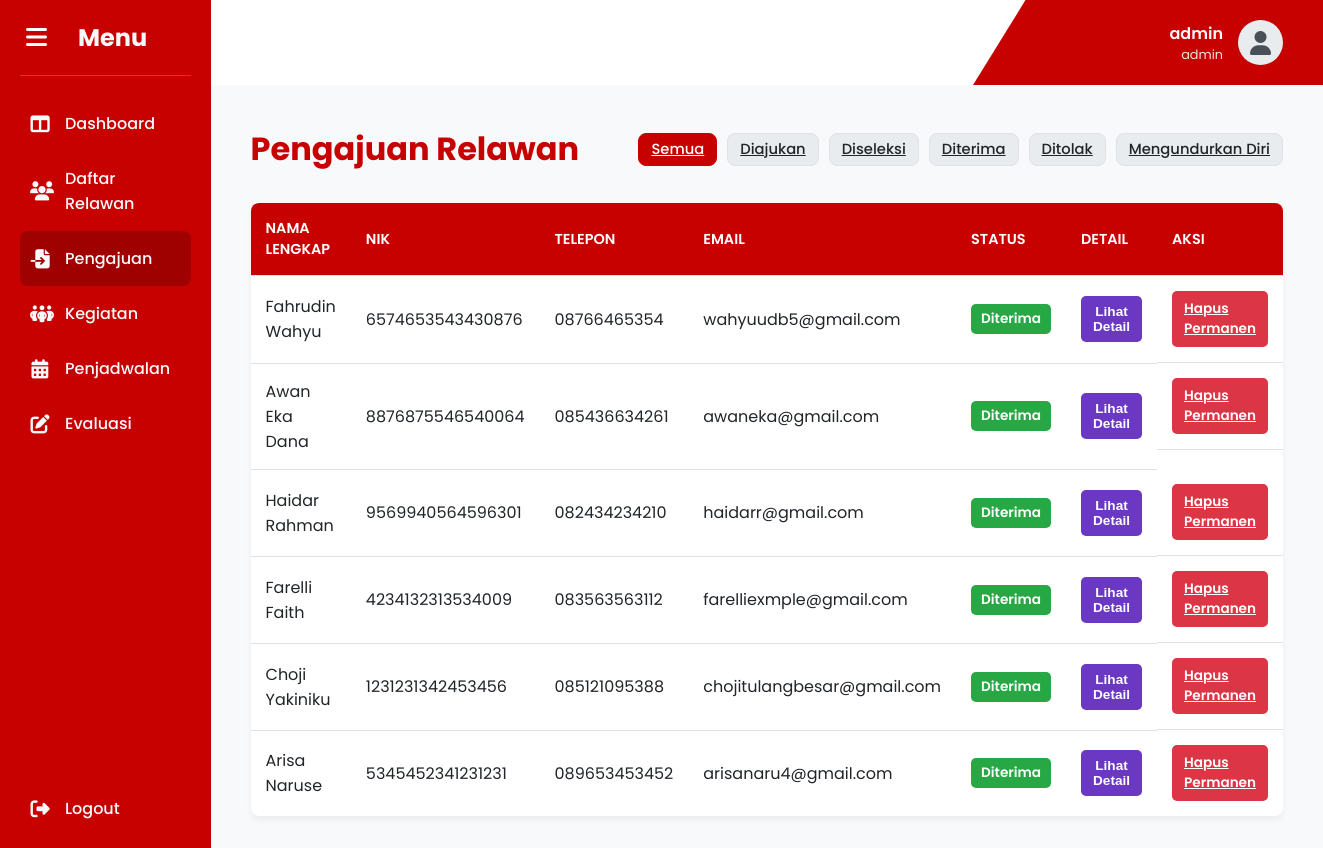
Screenshot of /pengajuan.php (signed in) with the database file from the repository.
### tables this page shows
CREATE TABLE `applicants` (
  `id` int(11) NOT NULL,
  `name` varchar(100) NOT NULL,
  `nik` varchar(20) NOT NULL,
  `email` varchar(100) NOT NULL,
  `address` text NOT NULL,
  `phone` varchar(20) NOT NULL,
  `education` varchar(50) NOT NULL,
  `availability` text NOT NULL,
  `document_name` varchar(255) DEFAULT NULL,
  `status` enum('diajukan','diseleksi','diterima','ditolak','mengundurkan_diri') NOT NULL DEFAULT 'diajukan',
  `role` enum('relawan','admin','koordinator') NOT NULL DEFAULT 'relawan',
  `rejection_reason` text DEFAULT NULL,
  `created_at` datetime DEFAULT current_timestamp()
);

### pengajuan.php (the view, shortened to what this page needs)
<?php
require_once 'config/db.php';
$status_filter = $_GET['filter'] ?? 'all';
$where = '';
$sql = "SELECT * FROM applicants $where ORDER BY id DESC";
$result = $conn->query($sql);
$applicants = $result->fetch_all(MYSQLI_ASSOC);
?>
<!DOCTYPE html>
<html lang="id">
<head>
    <link rel="stylesheet" href="https://cdnjs.cloudflare.com/ajax/libs/font-awesome/6.1.1/css/all.min.css">
</head>
<body>
    <div class="dashboard-container">
        <aside class="sidebar">
            <div class="sidebar-header">
                <button id="menu-toggle"><i class="fa-solid fa-bars"></i></button>
                <h2>Menu</h2>
            </div>
            <nav class="sidebar-nav">
                <ul>
                    <li><a href="dashboard-admin.php"><i class="fa-solid fa-table-columns nav-icon"></i><span>Dashboard</span></a></li>
                    <li><a href="daftar-relawan.php"><i class="fa-solid fa-users nav-icon"></i><span>Daftar Relawan</span></a></li>
                    <li class="active"><a href="pengajuan.php"><i class="fa-solid fa-file-import nav-icon"></i><span>Pengajuan</span></a>
                    </li>
                    <li><a href="kegiatan.php"><i class="fa-solid fa-people-group nav-icon"></i><span>Kegiatan</span></a></li>
                    <li><a href="penjadwalan.php"><i class="fa-solid fa-calendar-days nav-icon"></i><span>Penjadwalan</span></a></li>
                    <li><a href="evaluasi-main.php"><i class="fa-solid fa-pen-to-square nav-icon"></i><span>Evaluasi</span></a></li>
                </ul>
            </nav>
            <div class="sidebar-footer">
                <nav class="sidebar-nav">
                    <ul>
                        <li><a href="logout.php"><i class="fa-solid fa-right-from-bracket nav-icon"></i><span>Logout</span></a>
                        </li>
                    </ul>
                </nav>
            </div>
        </aside>
        <main class="main-content">
            <header class="main-header">
                <div class="header-shape"></div>
                <div class="user-profile">
                    <div class="user-info">
                        <div class="user-name"><?= htmlspecialchars($_SESSION['username']) ?></div>
                        <div class="user-email"><?= htmlspecialchars($_SESSION['email']) ?></div>
                    </div>
                    <div class="user-avatar">
                        <i class="fa-solid fa-user"></i>
                    </div>
                </div>
            </header>
            <section class="content-area">
                <div class="section-header">
                    <h2>Pengajuan Relawan</h2>
                    <div class="filter-buttons">
                        <a href="pengajuan.php?filter=all" class="filter-button<?= $status_filter=='all'?' active':'' ?>">Semua</a>
                        <a href="pengajuan.php?filter=diajukan" class="filter-button<?= $status_filter=='diajukan'?' active':'' ?>">Diajukan</a>
                        <a href="pengajuan.php?filter=diseleksi" class="filter-button<?= $status_filter=='diseleksi'?' active':'' ?>">Diseleksi</a>
                        <a href="pengajuan.php?filter=diterima" class="filter-button<?= $status_filter=='diterima'?' active':'' ?>">Diterima</a>
                        <a href="pengajuan.php?filter=ditolak" class="filter-button<?= $status_filter=='ditolak'?' active':'' ?>">Ditolak</a>
                        <a href="pengajuan.php?filter=mengundurkan_diri" class="filter-button<?= $status_filter=='mengundurkan_diri'?' active':'' ?>">Mengundurkan Diri</a>
                    </div>
                </div>
                <table class="data-table">
                    <thead>
                        <tr>
                            <th>Nama Lengkap</th>
                            <th>NIK</th>
                            <th>Telepon</th>
                            <th>Email</th>
                            <th>Status</th>
                            <th>Detail</th>
                            <th>Aksi</th>
                        </tr>
                    </thead>
                    <tbody>
                        <?php if (empty($applicants)): ?>
                            <tr><td colspan="7" class="empty-table-message">Tidak ada data pendaftar dengan status ini.</td></tr>
                        <?php else: foreach ($applicants as $a): ?>
                            <tr>
                                <td><?= htmlspecialchars($a['name']) ?></td>
                                <td><?= htmlspecialchars($a['nik']) ?></td>
                                <td><?= htmlspecialchars($a['phone']) ?></td>
                                <td><?= htmlspecialchars($a['email']) ?></td>
                                <td><span class="status-badge status-<?= htmlspecialchars($a['status']) ?>"><?= htmlspecialchars($a['status']) ?></span></td>
                                <td><button class="action-button button-detail" onclick="showDetail(<?= $a['id'] ?>)">Lihat Detail</button></td>
                                <td class="action-buttons-cell">
                                    <a href="?action=hapus&id=<?= $a['id'] ?>&filter=<?= urlencode($status_filter) ?>" class="action-button button-delete-permanent" onclick="return confirm('Hapus permanen?')">Hapus Permanen</a>
                                </td>
                            </tr>
                        <?php endforeach; endif; ?>
                    </tbody>
                </table>
            </section>
        </main>
    </div>
</body>
</html>

### pengajuan.php (style rules this page uses)
:root { --primary-red: #C70000; --bg-light: #F8F9FA; --text-dark: #212529; --text-light: #f8f9fa; --border-color: #dee2e6; --primary-color: #6A38C2; --primary-light: #F0EBf9; --secondary-color: #CC0000; }
body, html { margin: 0; padding: 0; font-family: 'Poppins', sans-serif; background-color: var(--bg-light); color: var(--text-dark); min-height: 100vh; display: flex; flex-direction: column; }
.dashboard-container { display: flex; min-height: 100vh; }
.sidebar { width: 260px; background-color: var(--primary-red); color: var(--text-light); padding: 20px; display: flex; flex-direction: column; transition: width 0.3s ease; position: relative; z-index: 10; }
.sidebar-header { display: flex; align-items: center; gap: 15px; padding-bottom: 20px; border-bottom: 1px solid rgba(255, 255, 255, 0.2); margin-bottom: 20px; justify-content: flex-start; }
#menu-toggle { background: none; border: none; color: white; font-size: 1.5rem; cursor: pointer; margin-right: 10px; }
.sidebar { width:260px; background-color:var(--primary-red); color:var(--text-light); padding:20px; display:flex; flex-direction:column; position:relative; z-index:10; }
.sidebar-header { display:flex; align-items:center; gap:15px; padding-bottom:20px; border-bottom:1px solid rgba(255,255,255,0.2); margin-bottom:20px; justify-content:flex-start; }
.sidebar-header h2 { margin:0; font-size:1.5rem; }
.sidebar-nav ul { list-style:none; padding:0; margin:0; }
.sidebar-nav li a { display:flex; align-items:center; gap:15px; padding:15px 10px; border-radius:8px; color:var(--text-light); text-decoration:none; font-weight:500; transition:background-color 0.3s; position:relative; }
.sidebar-nav li a:hover, .sidebar-nav li.active a { background-color:rgba(0,0,0,0.2); }
.sidebar-nav li a .nav-icon { font-size:1.2rem; width:20px; text-align:center; flex-shrink:0; }
.sidebar-footer { margin-top:auto; }
.main-content { flex-grow: 1; display: flex; flex-direction: column; transition: margin-left 0.3s ease; }
.main-content .main-header { display: flex; justify-content: flex-end; align-items: center; padding: 20px 40px; background-color: #fff; position: relative; overflow: hidden; }
.header-shape { position: absolute; top: 0; right: 0; width: 350px; height: 100%; background-color: var(--primary-red); clip-path: polygon(15% 0, 100% 0, 100% 100%, 0% 100%); }
.user-profile { display: flex; align-items: center; gap: 15px; position: relative; z-index: 1; }
.user-avatar { width: 45px; height: 45px; border-radius: 50%; background-color: #e9ecef; display: flex; justify-content: center; align-items: center; color: #495057; font-size: 1.5rem; }
.user-info { color: var(--text-light); text-align: right; }
.user-info .user-name { font-weight: 600; }
.user-info .user-email { font-size: 0.8rem; opacity: 0.9; }
.content-area { padding: 40px; flex-grow: 1; }
.section-header { display: flex; justify-content: space-between; align-items: center; margin-bottom: 30px; }
.section-header h2 { font-size: 2rem; margin: 0; color: var(--primary-red); }
.filter-buttons { display: flex; gap: 10px; }
.filter-button { background-color: #e9ecef; color: var(--text-dark); border: 1px solid var(--border-color); padding: 5px 12px; border-radius: 8px; cursor: pointer; font-weight: 500; font-size: 0.92rem; transition: all 0.3s; }
.filter-button.active { background-color: var(--primary-red); color: #fff; border-color: var(--primary-red); }
.data-table { width: 100%; border-collapse: collapse; margin-top: 20px; background-color: #fff; box-shadow: 0 4px 6px rgba(0, 0, 0, 0.05); border-radius: 8px; overflow: hidden; }
.data-table th, .data-table td { padding: 15px; text-align: left; border-bottom: 1px solid var(--border-color); }
.data-table th { background-color: var(--primary-red); color: #fff; font-weight: 600; text-transform: uppercase; font-size: 0.9rem; }
.data-table tbody tr:last-child td { border-bottom: none; }
.status-badge { display: inline-block; padding: 5px 10px; border-radius: 5px; font-size: 0.85rem; font-weight: 600; text-transform: capitalize; }
.status-diterima { background-color: #28a745; color: #fff; }
.action-buttons-cell { display: flex; gap: 8px; }
.action-button { padding: 8px 12px; border: none; border-radius: 5px; cursor: pointer; font-size: 0.85rem; font-weight: 600; transition: background-color 0.2s; }
.button-detail { background-color: #6A38C2; color: #fff; }
.button-delete-permanent { background-color: #dc3545; color: #fff; }

### rows the page displays
applicants: name "Fahrudin Wahyu", nik "6574653543430876", phone "08766465354", email "wahyuudb5@gmail.com", status "Diterima"
applicants: name "Awan Eka Dana", nik "8876875546540064", phone "085436634261", email "awaneka@gmail.com", status "Diterima"
applicants: name "Haidar Rahman", nik "9569940564596301", phone "082434234210", email "haidarr@gmail.com", status "Diterima"
applicants: name "Farelli Faith", nik "4234132313534009", phone "083563563112", email "farelliexmple@gmail.com", status "Diterima"
applicants: name "Choji Yakiniku", nik "1231231342453456", phone "085121095388", email "chojitulangbesar@gmail.com", status "Diterima"
applicants: name "Arisa Naruse", nik "5345452341231231", phone "089653453452", email "arisanaru4@gmail.com", status "Diterima"

### other values shown
$_SESSION['username'] "admin"
$_SESSION['email'] "admin"
